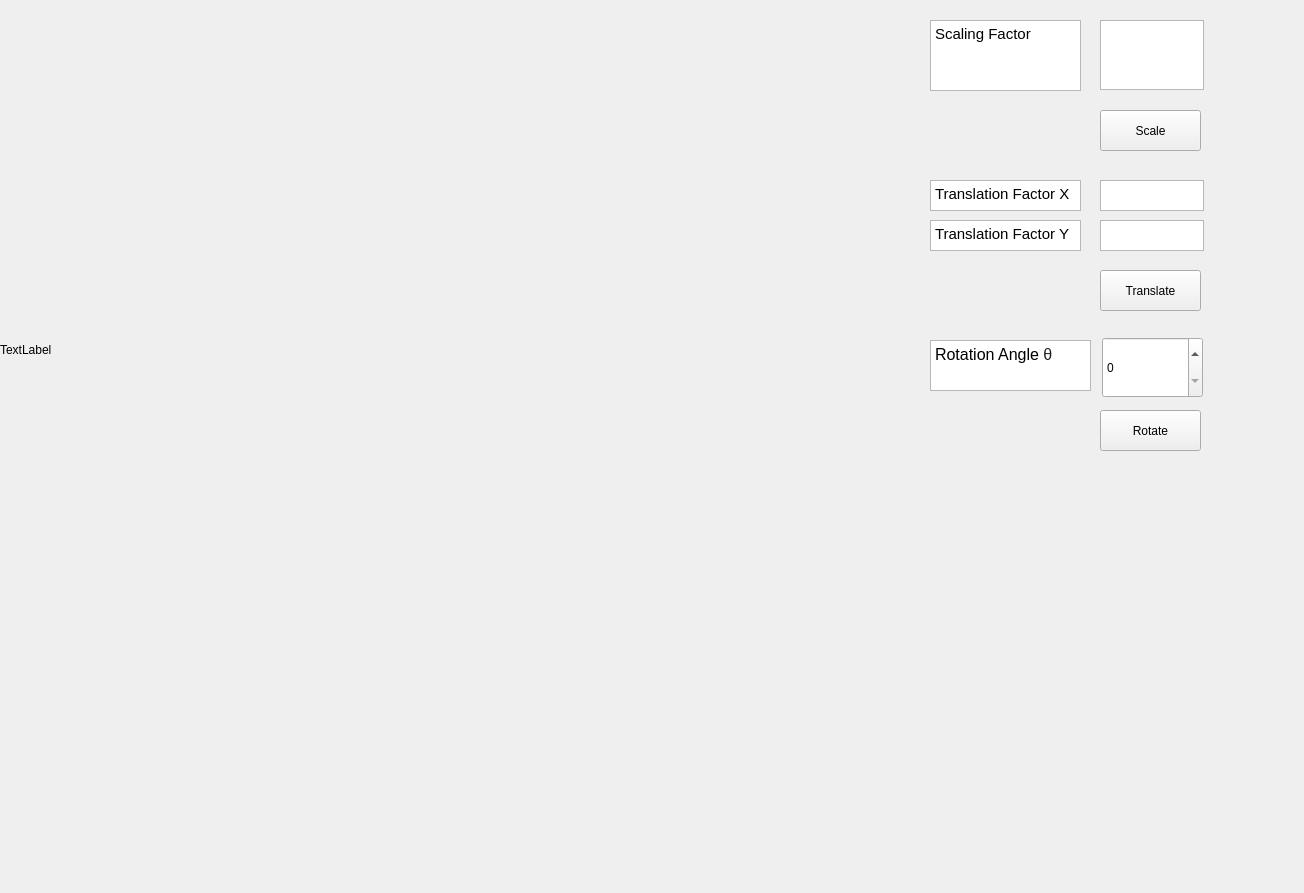
<?xml version="1.0" encoding="UTF-8"?>
<ui version="4.0">
 <class>MainWindow</class>
 <widget class="QMainWindow" name="MainWindow">
  <property name="geometry">
   <rect>
    <x>0</x>
    <y>0</y>
    <width>1304</width>
    <height>893</height>
   </rect>
  </property>
  <property name="windowTitle">
   <string>MainWindow</string>
  </property>
  <widget class="QWidget" name="centralwidget">
   <widget class="QLabel" name="label">
    <property name="geometry">
     <rect>
      <x>0</x>
      <y>0</y>
      <width>700</width>
      <height>700</height>
     </rect>
    </property>
    <property name="text">
     <string>TextLabel</string>
    </property>
   </widget>
   <widget class="QTextEdit" name="scaling_box">
    <property name="geometry">
     <rect>
      <x>1100</x>
      <y>20</y>
      <width>104</width>
      <height>70</height>
     </rect>
    </property>
   </widget>
   <widget class="QPushButton" name="scaling">
    <property name="geometry">
     <rect>
      <x>1100</x>
      <y>110</y>
      <width>101</width>
      <height>41</height>
     </rect>
    </property>
    <property name="text">
     <string>Scale</string>
    </property>
   </widget>
   <widget class="QTextEdit" name="translating_box_1">
    <property name="geometry">
     <rect>
      <x>1100</x>
      <y>180</y>
      <width>104</width>
      <height>31</height>
     </rect>
    </property>
   </widget>
   <widget class="QTextEdit" name="translating_box_2">
    <property name="geometry">
     <rect>
      <x>1100</x>
      <y>220</y>
      <width>104</width>
      <height>31</height>
     </rect>
    </property>
   </widget>
   <widget class="QTextBrowser" name="textBrowser">
    <property name="geometry">
     <rect>
      <x>930</x>
      <y>180</y>
      <width>151</width>
      <height>31</height>
     </rect>
    </property>
    <property name="html">
     <string>&lt;!DOCTYPE HTML PUBLIC &quot;-//W3C//DTD HTML 4.0//EN&quot; &quot;http://www.w3.org/TR/REC-html40/strict.dtd&quot;&gt;
&lt;html&gt;&lt;head&gt;&lt;meta name=&quot;qrichtext&quot; content=&quot;1&quot; /&gt;&lt;style type=&quot;text/css&quot;&gt;
p, li { white-space: pre-wrap; }
&lt;/style&gt;&lt;/head&gt;&lt;body style=&quot; font-family:'Cantarell'; font-size:11pt; font-weight:400; font-style:normal;&quot;&gt;
&lt;p style=&quot; margin-top:0px; margin-bottom:0px; margin-left:0px; margin-right:0px; -qt-block-indent:0; text-indent:0px;&quot;&gt;Translation Factor X&lt;/p&gt;&lt;/body&gt;&lt;/html&gt;</string>
    </property>
   </widget>
   <widget class="QTextBrowser" name="textBrowser_2">
    <property name="geometry">
     <rect>
      <x>930</x>
      <y>220</y>
      <width>151</width>
      <height>31</height>
     </rect>
    </property>
    <property name="html">
     <string>&lt;!DOCTYPE HTML PUBLIC &quot;-//W3C//DTD HTML 4.0//EN&quot; &quot;http://www.w3.org/TR/REC-html40/strict.dtd&quot;&gt;
&lt;html&gt;&lt;head&gt;&lt;meta name=&quot;qrichtext&quot; content=&quot;1&quot; /&gt;&lt;style type=&quot;text/css&quot;&gt;
p, li { white-space: pre-wrap; }
&lt;/style&gt;&lt;/head&gt;&lt;body style=&quot; font-family:'Cantarell'; font-size:11pt; font-weight:400; font-style:normal;&quot;&gt;
&lt;p style=&quot; margin-top:0px; margin-bottom:0px; margin-left:0px; margin-right:0px; -qt-block-indent:0; text-indent:0px;&quot;&gt;Translation Factor Y&lt;/p&gt;&lt;/body&gt;&lt;/html&gt;</string>
    </property>
   </widget>
   <widget class="QTextBrowser" name="ScalingFactor">
    <property name="geometry">
     <rect>
      <x>930</x>
      <y>20</y>
      <width>151</width>
      <height>71</height>
     </rect>
    </property>
    <property name="html">
     <string>&lt;!DOCTYPE HTML PUBLIC &quot;-//W3C//DTD HTML 4.0//EN&quot; &quot;http://www.w3.org/TR/REC-html40/strict.dtd&quot;&gt;
&lt;html&gt;&lt;head&gt;&lt;meta name=&quot;qrichtext&quot; content=&quot;1&quot; /&gt;&lt;style type=&quot;text/css&quot;&gt;
p, li { white-space: pre-wrap; }
&lt;/style&gt;&lt;/head&gt;&lt;body style=&quot; font-family:'Cantarell'; font-size:11pt; font-weight:400; font-style:normal;&quot;&gt;
&lt;p style=&quot; margin-top:0px; margin-bottom:0px; margin-left:0px; margin-right:0px; -qt-block-indent:0; text-indent:0px;&quot;&gt;Scaling Factor&lt;/p&gt;&lt;/body&gt;&lt;/html&gt;</string>
    </property>
   </widget>
   <widget class="QPushButton" name="translating">
    <property name="geometry">
     <rect>
      <x>1100</x>
      <y>270</y>
      <width>101</width>
      <height>41</height>
     </rect>
    </property>
    <property name="text">
     <string>Translate</string>
    </property>
   </widget>
   <widget class="QSpinBox" name="spinBox">
    <property name="geometry">
     <rect>
      <x>1102</x>
      <y>337</y>
      <width>101</width>
      <height>61</height>
     </rect>
    </property>
   </widget>
   <widget class="QTextBrowser" name="RotationAngleTheta">
    <property name="geometry">
     <rect>
      <x>930</x>
      <y>340</y>
      <width>161</width>
      <height>51</height>
     </rect>
    </property>
    <property name="html">
     <string>&lt;!DOCTYPE HTML PUBLIC &quot;-//W3C//DTD HTML 4.0//EN&quot; &quot;http://www.w3.org/TR/REC-html40/strict.dtd&quot;&gt;
&lt;html&gt;&lt;head&gt;&lt;meta name=&quot;qrichtext&quot; content=&quot;1&quot; /&gt;&lt;style type=&quot;text/css&quot;&gt;
p, li { white-space: pre-wrap; }
&lt;/style&gt;&lt;/head&gt;&lt;body style=&quot; font-family:'Cantarell'; font-size:11pt; font-weight:400; font-style:normal;&quot;&gt;
&lt;p style=&quot; margin-top:0px; margin-bottom:0px; margin-left:0px; margin-right:0px; -qt-block-indent:0; text-indent:0px;&quot;&gt;&lt;span style=&quot; font-size:12pt;&quot;&gt;Rotation Angle &lt;/span&gt;&lt;span style=&quot; font-family:'arial','sans-serif'; font-size:12pt; color:#202124; background-color:#ffffff;&quot;&gt;θ&lt;/span&gt;&lt;/p&gt;&lt;/body&gt;&lt;/html&gt;</string>
    </property>
   </widget>
   <widget class="QPushButton" name="rotating">
    <property name="geometry">
     <rect>
      <x>1100</x>
      <y>410</y>
      <width>101</width>
      <height>41</height>
     </rect>
    </property>
    <property name="text">
     <string>Rotate</string>
    </property>
   </widget>
  </widget>
 </widget>
 <resources/>
 <connections/>
</ui>
